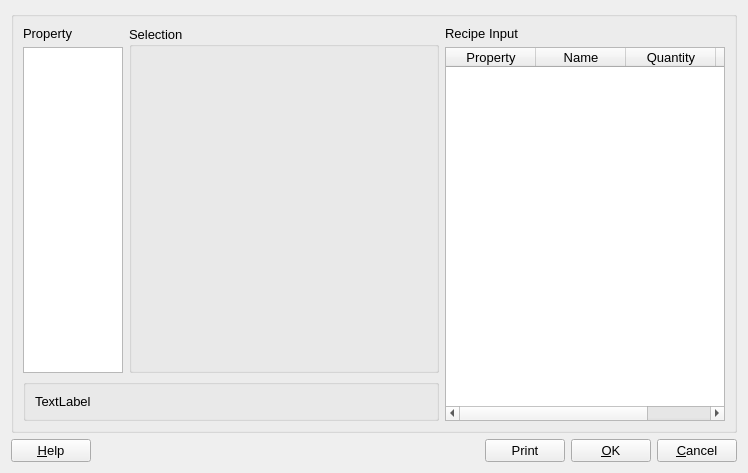
<?xml version="1.0" encoding="UTF-8"?>
<ui version="4.0">
 <class>InputSystemDialogData</class>
 <widget class="QDialog" name="InputSystemDialogData">
  <property name="geometry">
   <rect>
    <x>0</x>
    <y>0</y>
    <width>748</width>
    <height>473</height>
   </rect>
  </property>
  <property name="font">
   <font>
    <pointsize>10</pointsize>
   </font>
  </property>
  <property name="windowTitle">
   <string>Input Recipe of Single Thermodynamic System: </string>
  </property>
  <layout class="QVBoxLayout" name="verticalLayout_2">
   <item>
    <widget class="QGroupBox" name="groupBox_3">
     <property name="title">
      <string/>
     </property>
     <layout class="QGridLayout" name="gridLayout">
      <item row="0" column="0">
       <widget class="QLabel" name="label">
        <property name="sizePolicy">
         <sizepolicy hsizetype="Preferred" vsizetype="Fixed">
          <horstretch>0</horstretch>
          <verstretch>0</verstretch>
         </sizepolicy>
        </property>
        <property name="text">
         <string>Property</string>
        </property>
       </widget>
      </item>
      <item row="0" column="1" rowspan="2">
       <widget class="QGroupBox" name="groupBox_2">
        <property name="sizePolicy">
         <sizepolicy hsizetype="Preferred" vsizetype="Expanding">
          <horstretch>0</horstretch>
          <verstretch>0</verstretch>
         </sizepolicy>
        </property>
        <property name="title">
         <string>Selection</string>
        </property>
        <layout class="QHBoxLayout" name="horizontalLayout_2">
         <item>
          <widget class="QStackedWidget" name="winStac"/>
         </item>
        </layout>
       </widget>
      </item>
      <item row="0" column="2">
       <widget class="QLabel" name="label_2">
        <property name="text">
         <string>Recipe Input</string>
        </property>
       </widget>
      </item>
      <item row="1" column="0">
       <widget class="QListWidget" name="keywdList">
        <property name="sizePolicy">
         <sizepolicy hsizetype="Fixed" vsizetype="Expanding">
          <horstretch>0</horstretch>
          <verstretch>0</verstretch>
         </sizepolicy>
        </property>
        <property name="minimumSize">
         <size>
          <width>100</width>
          <height>0</height>
         </size>
        </property>
        <property name="maximumSize">
         <size>
          <width>100</width>
          <height>16777215</height>
         </size>
        </property>
        <property name="toolTip">
         <string/>
        </property>
        <property name="batchSize">
         <number>50</number>
        </property>
       </widget>
      </item>
      <item row="1" column="2" rowspan="2">
       <widget class="QTableWidget" name="recTable">
        <property name="sizePolicy">
         <sizepolicy hsizetype="Preferred" vsizetype="Preferred">
          <horstretch>0</horstretch>
          <verstretch>0</verstretch>
         </sizepolicy>
        </property>
        <property name="minimumSize">
         <size>
          <width>280</width>
          <height>0</height>
         </size>
        </property>
        <attribute name="horizontalHeaderDefaultSectionSize">
         <number>90</number>
        </attribute>
        <attribute name="horizontalHeaderMinimumSectionSize">
         <number>25</number>
        </attribute>
        <attribute name="horizontalHeaderStretchLastSection">
         <bool>true</bool>
        </attribute>
        <attribute name="verticalHeaderDefaultSectionSize">
         <number>20</number>
        </attribute>
        <attribute name="verticalHeaderStretchLastSection">
         <bool>false</bool>
        </attribute>
        <column>
         <property name="text">
          <string>Property</string>
         </property>
        </column>
        <column>
         <property name="text">
          <string>Name</string>
         </property>
        </column>
        <column>
         <property name="text">
          <string>Quantity</string>
         </property>
        </column>
        <column>
         <property name="text">
          <string>Units</string>
         </property>
        </column>
       </widget>
      </item>
      <item row="2" column="0" colspan="2">
       <widget class="QGroupBox" name="groupBox">
        <property name="sizePolicy">
         <sizepolicy hsizetype="Preferred" vsizetype="Minimum">
          <horstretch>0</horstretch>
          <verstretch>0</verstretch>
         </sizepolicy>
        </property>
        <property name="title">
         <string/>
        </property>
        <layout class="QVBoxLayout" name="verticalLayout">
         <item>
          <widget class="QLabel" name="lDesc">
           <property name="sizePolicy">
            <sizepolicy hsizetype="Preferred" vsizetype="Minimum">
             <horstretch>0</horstretch>
             <verstretch>0</verstretch>
            </sizepolicy>
           </property>
           <property name="text">
            <string>TextLabel</string>
           </property>
           <property name="wordWrap">
            <bool>true</bool>
           </property>
          </widget>
         </item>
        </layout>
       </widget>
      </item>
     </layout>
    </widget>
   </item>
   <item>
    <layout class="QHBoxLayout" name="horizontalLayout">
     <item>
      <widget class="QPushButton" name="pHelp">
       <property name="text">
        <string>&amp;Help</string>
       </property>
       <property name="autoDefault">
        <bool>false</bool>
       </property>
      </widget>
     </item>
     <item>
      <spacer>
       <property name="orientation">
        <enum>Qt::Horizontal</enum>
       </property>
       <property name="sizeType">
        <enum>QSizePolicy::Expanding</enum>
       </property>
       <property name="sizeHint" stdset="0">
        <size>
         <width>40</width>
         <height>20</height>
        </size>
       </property>
      </spacer>
     </item>
     <item>
      <widget class="QPushButton" name="pPrint">
       <property name="text">
        <string>Print</string>
       </property>
       <property name="autoDefault">
        <bool>false</bool>
       </property>
      </widget>
     </item>
     <item>
      <widget class="QPushButton" name="pOK">
       <property name="text">
        <string>&amp;OK</string>
       </property>
       <property name="autoDefault">
        <bool>false</bool>
       </property>
      </widget>
     </item>
     <item>
      <widget class="QPushButton" name="pCancel">
       <property name="text">
        <string>&amp;Cancel</string>
       </property>
       <property name="autoDefault">
        <bool>false</bool>
       </property>
      </widget>
     </item>
    </layout>
   </item>
  </layout>
 </widget>
 <resources/>
 <connections/>
</ui>
